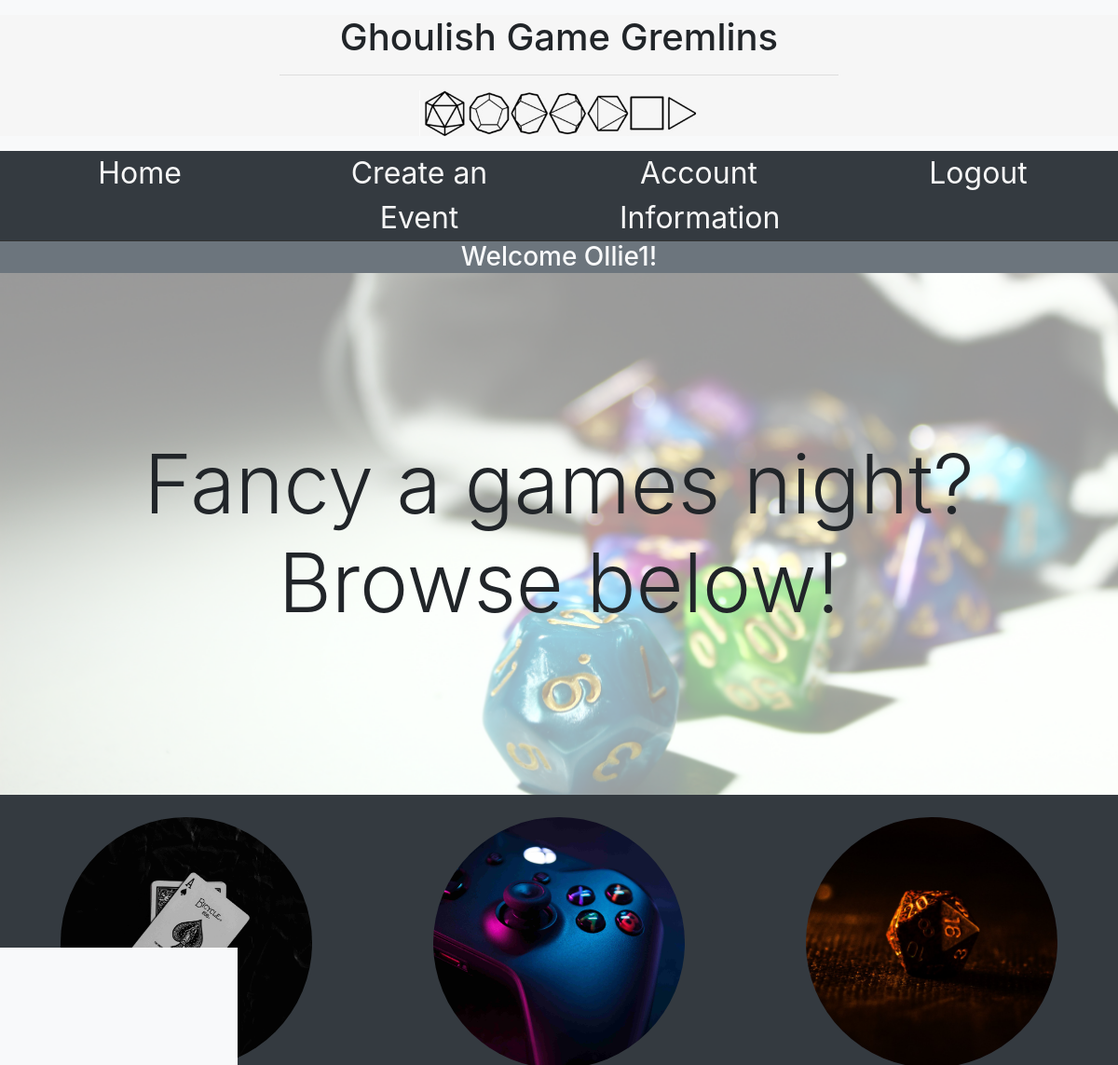
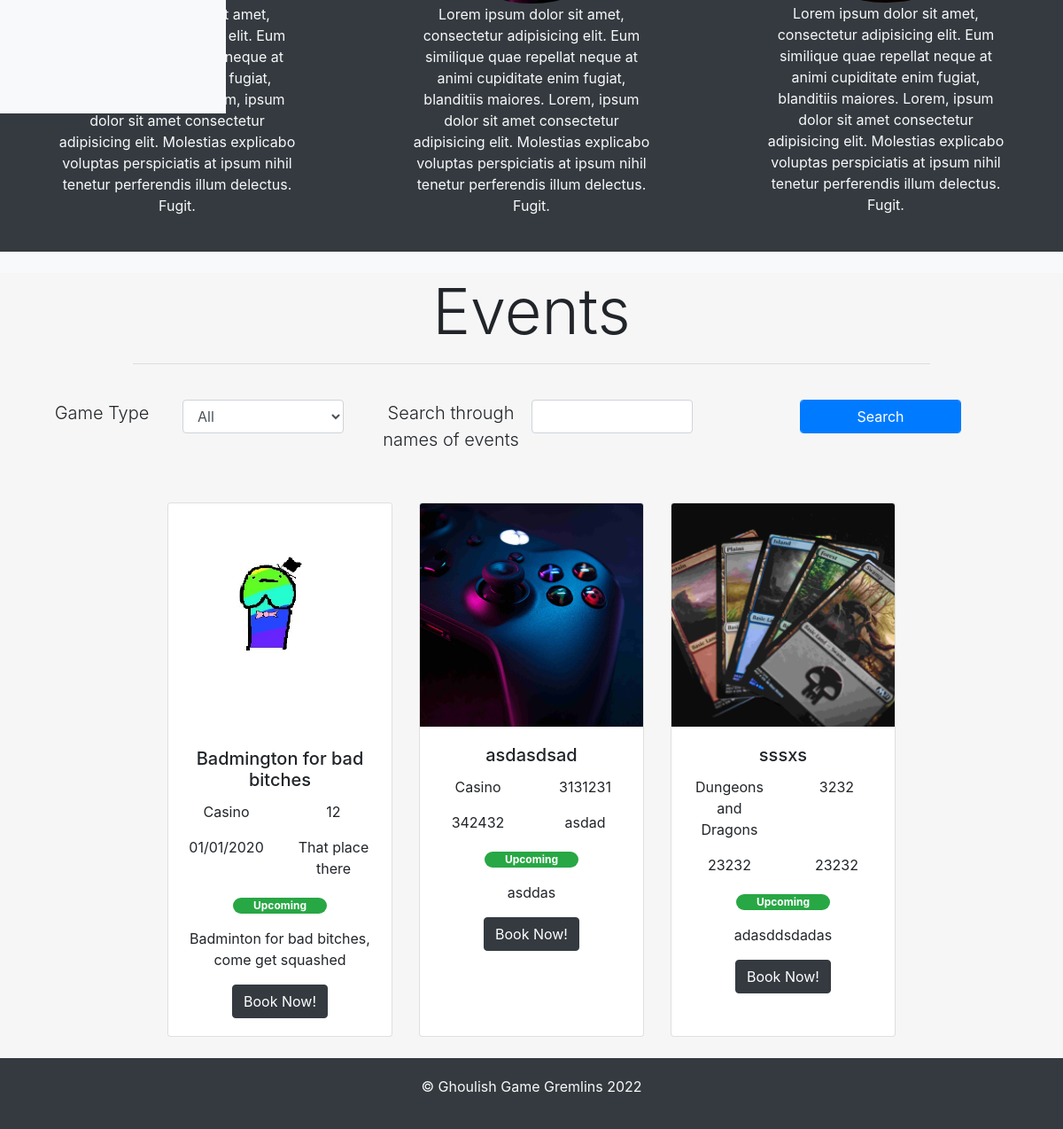
The page / (signed in) on the database its author committed (2 pictures, top to bottom).
### website/models.py (models this page shows, shortened)
class user(db.Model, UserMixin):
    __tablename__ = 'users'
    id = db.Column(db.Integer, primary_key=True)
    user_name = db.Column(db.String(150), index=True,
                          unique=True, nullable=False)
    email_id = db.Column(db.String(100), index=True, nullable=False)
    address = db.Column(db.String(255), nullable=False)
    contact = db.Column(db.Integer, nullable=False)
    password_hash = db.Column(db.String(500), nullable=False)
    createdEvents = db.relationship('event', backref='createdBy')
    bookedEvents = db.relationship('order', backref='bookedEvents')
    favoriteEvent = None

class event(db.Model):
    __tablename__ = "events"
    status = ""
    id = db.Column(db.Integer, primary_key=True, autoincrement=True)
    eventName = db.Column(db.String(150), unique=True, nullable=False)
    gameType = db.Column(db.String(100), index=True, nullable=False)
    price = db.Column(db.Integer)
    date = db.Column(db.String(30))
    location = db.Column(db.String(255))
    startTime = db.Column(db.String(20))
    endTime = db.Column(db.String(20))
    blurb = db.Column(db.String(500))
    requirements = db.Column(db.String(400))
    description = db.Column(db.String(5000))
    tickets = db.Column(db.Integer)
    status = db.Column(db.String(100))
    creator = db.Column(db.Integer, db.ForeignKey(user.id))
    imagePath = db.Column(db.String(255))
    bookings = db.relationship('order', backref='orders')

### website/views.py (the view, shortened to what this page needs)
@main.route('/', methods=['GET', 'POST'])
def index():
    from .forms import searchForm
    form = searchForm()
    all_events = event.query.all()
    filtered_events = []
    print(form)
    return render_template("index.html", events=all_events, form=form)

### website/forms.py
class searchForm(FlaskForm):
    gameTypes = ["All", "Casino", "Dungeons and Dragons",
                 "Board Games", "Cards", "Magic the Gathering"]
    gameType = SelectField("Game Type", choices=gameTypes)
    name = StringField("Search through names of events")
    submit = SubmitField('Search')

### website/templates/index.html (shortened to what this page needs)
{% extends "layout.html" %}
{% block content %}
<div id="showcase" class="bg-light">
    <div id="showcase" class="d-flex flex-column justify-content-center">
        <div class="container">
            <div class="display-2 text-center">
                Fancy a games night? <br> Browse below!
            </div>
        </div>
    </div>
</div>
<section class="bg-dark text-light py-4">
    <div class="row justify-content-around w-100 text-center mx-auto">
        <div class="col-md-3 d-flex flex-column justify-content-center text-center">
            <img src="/static/img/Cards.jpg" alt="Playing Cards" class="img-fluid mx-auto rounded-custom" width="300"
                height="300">
            <p>Lorem ipsum dolor sit amet, consectetur adipisicing elit. Eum similique quae repellat neque at
                animi
                cupiditate enim fugiat, blanditiis maiores. Lorem, ipsum dolor sit amet consectetur adipisicing
                elit. Molestias explicabo voluptas perspiciatis at ipsum nihil tenetur perferendis illum
                delectus.
                Fugit.</p>
        </div>
        <div class="col-md-3 d-flex flex-column justify-content-center text-center">
            <img src="/static/img/Controller.jpg" alt="Controller" width="300" height="300"
                class="img-fluid mx-auto rounded-custom">
            <p>Lorem ipsum dolor sit amet, consectetur adipisicing elit. Eum similique quae repellat neque at
                animi
                cupiditate enim fugiat, blanditiis maiores. Lorem, ipsum dolor sit amet consectetur adipisicing
                elit. Molestias explicabo voluptas perspiciatis at ipsum nihil tenetur perferendis illum
                delectus.
                Fugit.</p>
        </div>
        <div class="col-md-3 d-flex flex-column justify-content-center text-center">
            <img src="/static/img/Dice.jpg" alt="Dice" width="300" height="300"
                class="img-fluid mx-auto rounded-custom">
            <p>Lorem ipsum dolor sit amet, consectetur adipisicing elit. Eum similique quae repellat neque at
                animi
                cupiditate enim fugiat, blanditiis maiores. Lorem, ipsum dolor sit amet consectetur adipisicing
                elit. Molestias explicabo voluptas perspiciatis at ipsum nihil tenetur perferendis illum
                delectus.
                Fugit.</p>
        </div>
    </div>
</section>
<section class="custom-bg-light text-center mt-4" id="events">
    <h2 class="display-3">Events</h2>
    <hr class="w-75 mx-auto">
    <div class="mx-auto">
        <form method="POST" action="" enctype="multipart/form-data" class="row p-4">
            <div class="col-md-4 d-flex lead">
                <div class="w-50 mx-auto">
                    {{form.gameType.label}}
                </div>
                <div class="w-50 mx-auto">
                    {{form.gameType(class_="form-control")}}
                </div>
            </div>
            <div class="col-md-4 d-flex lead">
                <div class="w-50 mx-auto">
                    {{form.name.label}}
                </div>
                <div class="w-50 mx-auto">
                    {{form.name(class_="form-control")}}
                </div>
            </div>
            <div class="col-md-4 d-flex lead">
                <div class="w-50 mx-auto">
                    {{form.submit(class_="btn btn-primary form-control")}}
                </div>
            </div>
        </form>
    </div>
    <div class="row g-2 p-4 event-row w-75 mx-auto">
        {% if events is defined and events|length > 0 %}
        {% for event in events %}
        <div class=" col-md-4">
            <div class="card h-100">
                <img class="card-img-top img-fluid" src="/static/img/{{event.imagePath}}">
                <div class="card-body end-0">
                    <h5 class="card-title">{{event.eventName}}</h5>
                    <div class="row g-4 justify-content-around">
                        <p class="col">{{event.gameType}}</p>
                        <p class="col"><span>{{event.price}}</span></p>
                    </div>
                    <div class="row g-4 justify-content-around">
                        <p class="col"><span>{{event.date}}</span></p>
                        <p class="col">{{event.location}}</p>
                    </div>
                    <p class="col badge badge-pill badge-success w-50">{{event.status}}</p>
                    <p class="card-text">{{event.blurb}}
                    </p>
                    <a href={{url_for('main.events', id=event.id)}} class="btn btn-dark">Book
                        Now!</a>
                </div>
            </div>
        </div>
        {% endfor %}
        {% endif %}
    </div>
</section>
{% endblock %}

### website/templates/layout.html (shortened to what this page needs)
<!DOCTYPE html>
<html lang="en">
<head>
    <link rel="stylesheet" href="https://cdn.jsdelivr.net/npm/bootstrap@4.3.1/dist/css/bootstrap.min.css"
>
    <link rel="stylesheet" href="/static/css/style.css">
</head>
<body class="bg-light" id="home">
    <div class="custom-bg-light">
        <div class="custom-bg-light w-50 text-center m-3 mx-auto" id="logo">
            <h1 class="">Ghoulish Game Gremlins</h1>
            <hr>
            <img src="/static/img/dnd dice image.jpeg" alt="Dice Image" class="w-50">
        </div>
    </div>
    <div class=" bg-dark  align-self-center d-flex flex-column sticky-top" id="main-nav">
        <nav>
            <div class="row text-center justify-content-around my-auto w-100 mx-auto">
                <div class="col-lg-2 w-75">
                    <a href="/" class="nav-link-custom-light">Home</a>
                </div>
                <div class="col-lg-2 w-75">
                    <a href="/createEvent" class="nav-link-custom-light">Create an Event</a>
                </div>
                <div class="col-lg-2 w-75">
                    <a href="/accountInformation" class="nav-link-custom-light">Account Information</a>
                </div>
                {% if current_user.is_authenticated %}
                <div class="col-lg-2 w-75">
                    <a href="/auth/logout" class="nav-link-custom-light">Logout</a>
                </div>
                {% endif %}
            </div>
        </nav>
    </div>
    {% if current_user.is_authenticated %}
    <div class="bg-secondary text-light text-center">
        <p class="p-0 m-0 h3">Welcome {{current_user.user_name}}!</p>
    </div>
    {% endif %}
    {% block content %}{% endblock %}
    <footer class="w-100 bg-dark text-center h10 d-flex flex-column justify-content-center">
        <p class="text-light align-self-center">&copy; Ghoulish Game Gremlins 2022</p>
    </footer>
</body>
</html>

### website/static/css/style.css (style rules this page uses)
:root { --main-light: #f6f6f6; --main-dark: #333; --highlight: slategray; }
* { box-sizing: border-box; margin: 0; padding: 0; }
html { scroll-behavior: smooth; }
.nav-link-custom-light { font-size: 2rem; transition: 200ms ease-in-out; color: var(--main-light); cursor: pointer; }
#main-nav { border-bottom: #333 1px solid; }
#showcase { background-image: url("/static/img/DNDDiceBag.jpg"); background-size: cover; box-shadow: inset 0 0 0 2000px rgba(255, 255, 255, 0.6); height: 70vh; }
.custom-bg-light { background-color: var(--main-light); }
.rounded-custom { border-radius: 50%; }
.h10 { min-height: 10vh; }

### rows shown on the page
user: user_name "Ollie1"
event: imagePath (picture), eventName "Badmington for bad bitches", gameType "Casino", price "12", date "01/01/2020", location "That place there", status "Upcoming", blurb "Badminton for bad bitches, come get squashed"
event: imagePath (picture), eventName "asdasdsad", gameType "Casino", price "3131231", date "342432", location "asdad", status "Upcoming", blurb "asddas"
event: imagePath (picture), eventName "sssxs", gameType "Dungeons and Dragons", price "3232", date "23232", location "23232", status "Upcoming", blurb "adasddsdadas"
